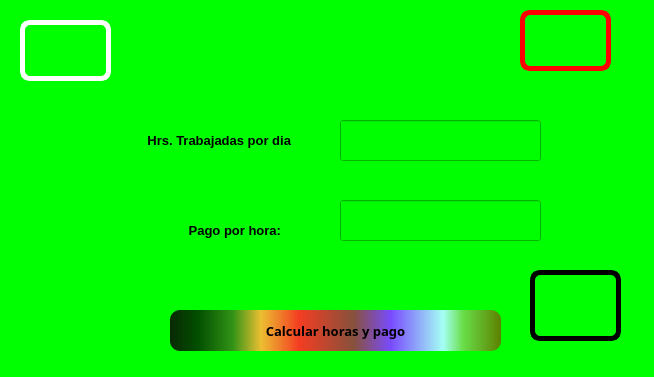
<?xml version="1.0" encoding="UTF-8"?>
<ui version="4.0">
 <class>Dialog</class>
 <widget class="QDialog" name="Dialog">
  <property name="geometry">
   <rect>
    <x>0</x>
    <y>0</y>
    <width>654</width>
    <height>377</height>
   </rect>
  </property>
  <property name="windowTitle">
   <string>Dialog</string>
  </property>
  <property name="styleSheet">
   <string notr="true">
background-color: rgb(0, 255, 0);</string>
  </property>
  <widget class="QLabel" name="label">
   <property name="geometry">
    <rect>
     <x>-20</x>
     <y>120</y>
     <width>311</width>
     <height>41</height>
    </rect>
   </property>
   <property name="font">
    <font>
     <pointsize>10</pointsize>
     <weight>75</weight>
     <bold>true</bold>
    </font>
   </property>
   <property name="text">
    <string>Hrs. Trabajadas por dia</string>
   </property>
   <property name="alignment">
    <set>Qt::AlignRight|Qt::AlignTrailing|Qt::AlignVCenter</set>
   </property>
  </widget>
  <widget class="QLineEdit" name="txt_hrs">
   <property name="geometry">
    <rect>
     <x>340</x>
     <y>120</y>
     <width>201</width>
     <height>41</height>
    </rect>
   </property>
   <property name="font">
    <font>
     <family>Rockwell Extra Bold</family>
     <pointsize>10</pointsize>
     <weight>75</weight>
     <bold>true</bold>
    </font>
   </property>
  </widget>
  <widget class="QLabel" name="label_2">
   <property name="geometry">
    <rect>
     <x>70</x>
     <y>210</y>
     <width>211</width>
     <height>41</height>
    </rect>
   </property>
   <property name="font">
    <font>
     <pointsize>10</pointsize>
     <weight>75</weight>
     <bold>true</bold>
    </font>
   </property>
   <property name="text">
    <string>Pago por hora:</string>
   </property>
   <property name="alignment">
    <set>Qt::AlignRight|Qt::AlignTrailing|Qt::AlignVCenter</set>
   </property>
  </widget>
  <widget class="QPushButton" name="btn_Accion">
   <property name="geometry">
    <rect>
     <x>170</x>
     <y>310</y>
     <width>331</width>
     <height>41</height>
    </rect>
   </property>
   <property name="font">
    <font>
     <family>Rockwell Extra Bold</family>
     <pointsize>10</pointsize>
     <weight>75</weight>
     <bold>true</bold>
    </font>
   </property>
   <property name="styleSheet">
    <string notr="true">background-color: qlineargradient(spread:pad, x1:0, y1:0, x2:1, y2:0, stop:0 rgba(9, 41, 4, 255), stop:0.085 rgba(2, 79, 0, 255), stop:0.19 rgba(50, 147, 22, 255), stop:0.275 rgba(236, 191, 49, 255), stop:0.39 rgba(243, 61, 34, 255), stop:0.555 rgba(135, 81, 60, 255), stop:0.667 rgba(121, 75, 255, 255), stop:0.825 rgba(164, 255, 244, 255), stop:0.885 rgba(104, 222, 71, 255), stop:1 rgba(93, 128, 0, 255));
border-radius: 10px;</string>
   </property>
   <property name="text">
    <string>Calcular horas y pago</string>
   </property>
  </widget>
  <widget class="QLineEdit" name="txt_pago">
   <property name="geometry">
    <rect>
     <x>340</x>
     <y>200</y>
     <width>201</width>
     <height>41</height>
    </rect>
   </property>
   <property name="font">
    <font>
     <family>Rockwell Extra Bold</family>
     <pointsize>10</pointsize>
     <weight>75</weight>
     <bold>true</bold>
    </font>
   </property>
   <property name="text">
    <string/>
   </property>
  </widget>
  <widget class="QLabel" name="label_3">
   <property name="geometry">
    <rect>
     <x>20</x>
     <y>20</y>
     <width>91</width>
     <height>61</height>
    </rect>
   </property>
   <property name="styleSheet">
    <string notr="true">border: 5px solid white;
border-radius: 10px;</string>
   </property>
   <property name="text">
    <string/>
   </property>
   <property name="pixmap">
    <pixmap resource="../../recursos.qrc">:/meme/Imagen/uat-logo.jpg</pixmap>
   </property>
   <property name="scaledContents">
    <bool>true</bool>
   </property>
  </widget>
  <widget class="QLabel" name="label_4">
   <property name="geometry">
    <rect>
     <x>520</x>
     <y>10</y>
     <width>91</width>
     <height>61</height>
    </rect>
   </property>
   <property name="styleSheet">
    <string notr="true">border: 5px solid red;
border-radius: 10px;</string>
   </property>
   <property name="text">
    <string/>
   </property>
   <property name="pixmap">
    <pixmap resource="../../recursos.qrc">:/meme/Imagen/fians.jpg</pixmap>
   </property>
   <property name="scaledContents">
    <bool>true</bool>
   </property>
  </widget>
  <widget class="QLabel" name="label_6">
   <property name="geometry">
    <rect>
     <x>530</x>
     <y>270</y>
     <width>91</width>
     <height>71</height>
    </rect>
   </property>
   <property name="styleSheet">
    <string notr="true">border: 5px solid black;
border-radius: 10px;</string>
   </property>
   <property name="text">
    <string/>
   </property>
   <property name="pixmap">
    <pixmap resource="../../recursos.qrc">:/meme/Imagen/logo_equipo.jpg</pixmap>
   </property>
   <property name="scaledContents">
    <bool>true</bool>
   </property>
  </widget>
 </widget>
 <resources>
  <include location="../../recursos.qrc"/>
 </resources>
 <connections/>
</ui>
